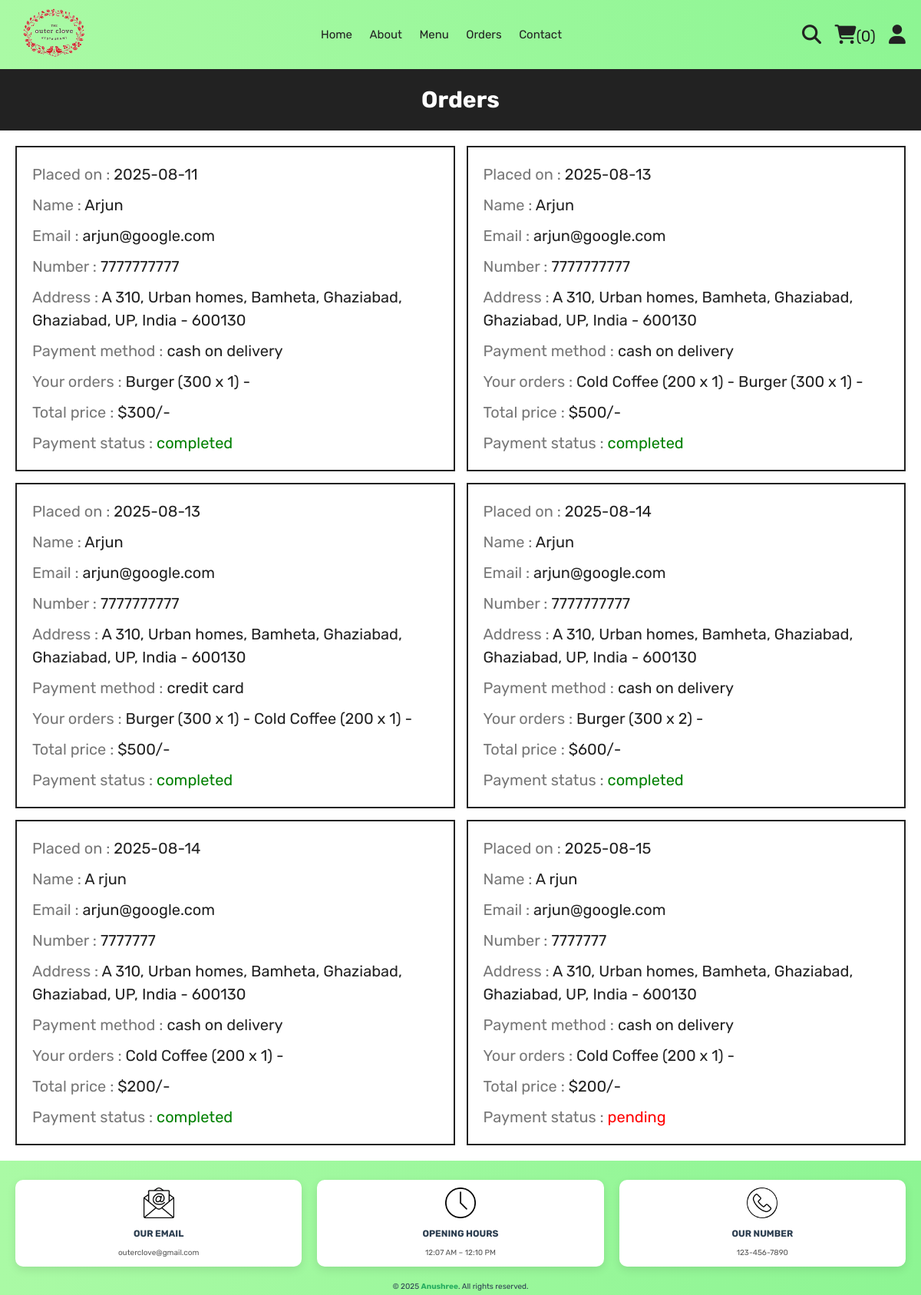
Screenshot of /orders.php (signed in) with the database file from the repository.
### tables this page shows
CREATE TABLE `orders` (
  `id` int(100) NOT NULL,
  `user_id` int(100) NOT NULL,
  `name` varchar(20) NOT NULL,
  `number` varchar(10) NOT NULL,
  `email` varchar(50) NOT NULL,
  `method` varchar(50) NOT NULL,
  `address` varchar(500) NOT NULL,
  `total_products` varchar(1000) NOT NULL,
  `total_price` int(100) NOT NULL,
  `placed_on` date NOT NULL DEFAULT current_timestamp(),
  `payment_status` varchar(20) NOT NULL DEFAULT 'pending'
);

### orders.php (the view, shortened to what this page needs)
<?php
include 'components/connect.php';
if(isset($_SESSION['user_id'])){
   $user_id = $_SESSION['user_id'];
}else{
   $user_id = '';
   header('location:login.php');
};
?>
<!DOCTYPE html>
<html lang="en">
<head>
   <link rel="stylesheet" href="https://cdnjs.cloudflare.com/ajax/libs/font-awesome/6.1.1/css/all.min.css">
   <link rel="stylesheet" href="css/style.css">
</head>
<body>
<?php include 'components/user_header.php'; ?>
<div class="heading">
   <h3>Orders</h3>
</div>
<section class="orders">
   <div class="box-container">
   <?php
      if($user_id == ''){
         echo '<p class="empty">Please login to see your orders</p>';
      }else{
         $select_orders = $conn->prepare("SELECT * FROM `orders` WHERE user_id = ?");
         $select_orders->execute([$user_id]);
         if($select_orders->rowCount() > 0){
            while($fetch_orders = $select_orders->fetch(PDO::FETCH_ASSOC)){
   ?>
   <div class="box">
      <p>Placed on : <span><?= $fetch_orders['placed_on']; ?></span></p>
      <p>Name : <span><?= $fetch_orders['name']; ?></span></p>
      <p>Email : <span><?= $fetch_orders['email']; ?></span></p>
      <p>Number : <span><?= $fetch_orders['number']; ?></span></p>
      <p>Address : <span><?= $fetch_orders['address']; ?></span></p>
      <p>Payment method : <span><?= $fetch_orders['method']; ?></span></p>
      <p>Your orders : <span><?= $fetch_orders['total_products']; ?></span></p>
      <p>Total price : <span>$<?= $fetch_orders['total_price']; ?>/-</span></p>
      <p> Payment status : <span style="color:<?php if($fetch_orders['payment_status'] == 'pending'){ echo 'red'; }else{ echo 'green'; }; ?>"><?= $fetch_orders['payment_status']; ?></span> </p>
   </div>
   <?php
      }
      }else{
         echo '<p class="empty">No orders placed yet!</p>';
      }
      }
   ?>
   </div>
</section>
<?php include 'components/footer.php'; ?>
</body>
</html>

### css/style.css (style rules this page uses)
:root { --yellow: #fed330; --red: #e74c3c; --white: #fff; --black: #222; --light-color: #777; --border: .2rem solid var(--black); }
* { font-family: 'Rubik', sans-serif; margin: 0; padding: 0; box-sizing: border-box; outline: none; border: none; text-decoration: none; }
html { font-size: 62.5%; overflow-x: hidden; scroll-behavior: smooth; }
section { margin: 0 auto; max-width: 1200px; padding: 2rem; }
.heading { display: flex; align-items: center; justify-content: center; gap: 1rem; flex-flow: column; background-color: var(--black); min-height: 8rem; }
.heading h3 { font-size: 3rem; color: var(--white); text-transform: capitalize; }
.orders .box-container { display: flex; flex-wrap: wrap; gap: 1.5rem; align-items: flex-start; }
.orders .box-container .box { padding: 1rem 2rem; border: var(--border); flex: 1 1 40rem; }
.orders .box-container .box p { line-height: 1.5; margin: 1rem 0; font-size: 2rem; color: var(--light-color); }
.orders .box-container .box p span { color: var(--black); }

### rows the page displays
orders: placed_on "2025-08-11", name "Arjun", email "arjun@google.com", number "7777777777", address "A 310, Urban homes, Bamheta, Ghaziabad, Ghaziabad, UP, India - 600130", method "cash on delivery", total_products "Burger (300 x 1) -", total_price "300", payment_status "completed"
orders: placed_on "2025-08-13", name "Arjun", email "arjun@google.com", number "7777777777", address "A 310, Urban homes, Bamheta, Ghaziabad, Ghaziabad, UP, India - 600130", method "cash on delivery", total_products "Cold Coffee (200 x 1) - Burger (300 x 1) -", total_price "500", payment_status "completed"
orders: placed_on "2025-08-13", name "Arjun", email "arjun@google.com", number "7777777777", address "A 310, Urban homes, Bamheta, Ghaziabad, Ghaziabad, UP, India - 600130", method "credit card", total_products "Burger (300 x 1) - Cold Coffee (200 x 1) -", total_price "500", payment_status "completed"
orders: placed_on "2025-08-14", name "Arjun", email "arjun@google.com", number "7777777777", address "A 310, Urban homes, Bamheta, Ghaziabad, Ghaziabad, UP, India - 600130", method "cash on delivery", total_products "Burger (300 x 2) -", total_price "600", payment_status "completed"
orders: placed_on "2025-08-14", name "A rjun", email "arjun@google.com", number "7777777", address "A 310, Urban homes, Bamheta, Ghaziabad, Ghaziabad, UP, India - 600130", method "cash on delivery", total_products "Cold Coffee (200 x 1) -", total_price "200", payment_status "completed"
orders: placed_on "2025-08-15", name "A rjun", email "arjun@google.com", number "7777777", address "A 310, Urban homes, Bamheta, Ghaziabad, Ghaziabad, UP, India - 600130", method "cash on delivery", total_products "Cold Coffee (200 x 1) -", total_price "200", payment_status "pending"

### other values shown
$total_cart_items "0"
